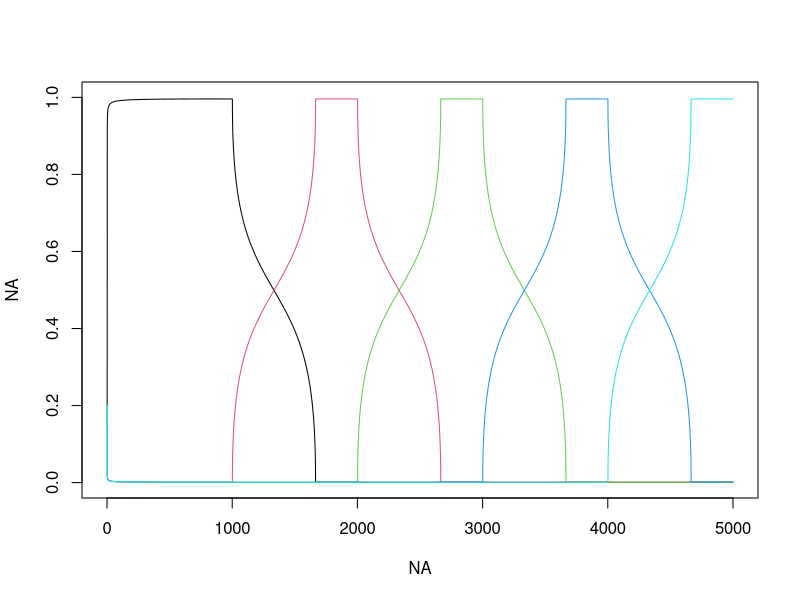
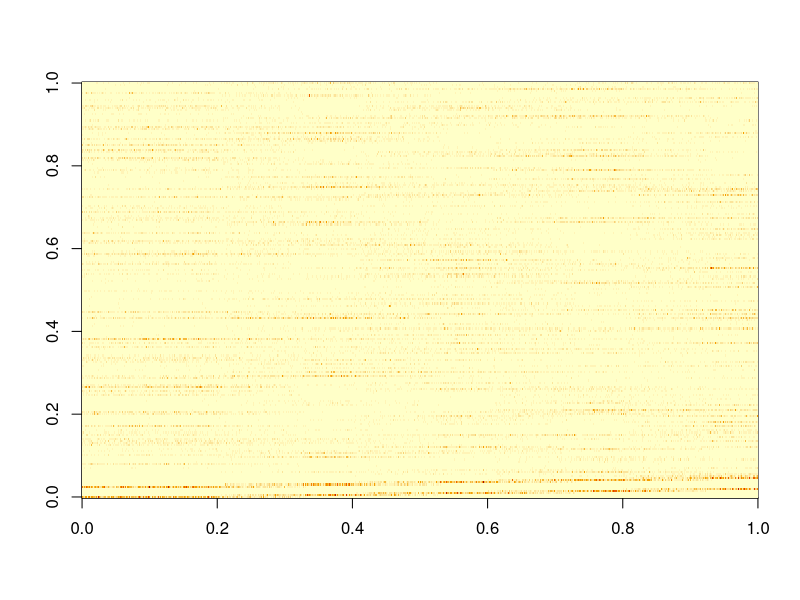
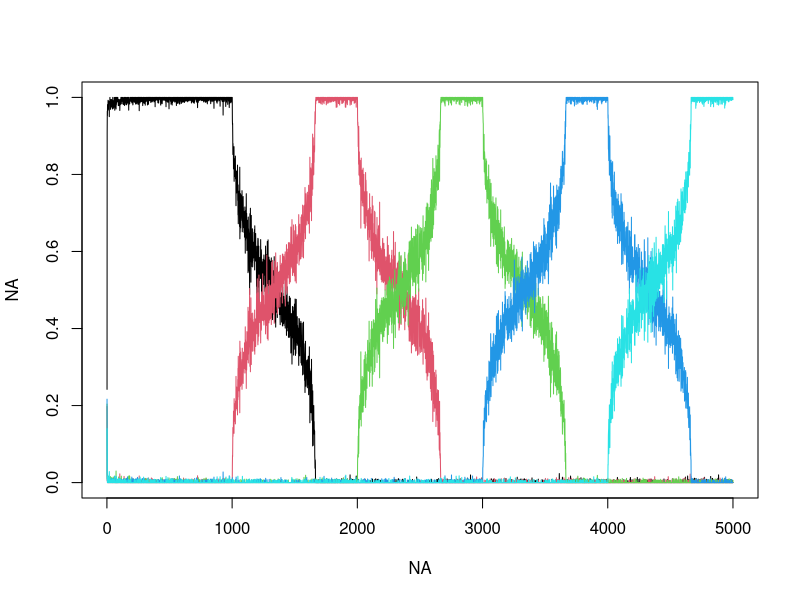
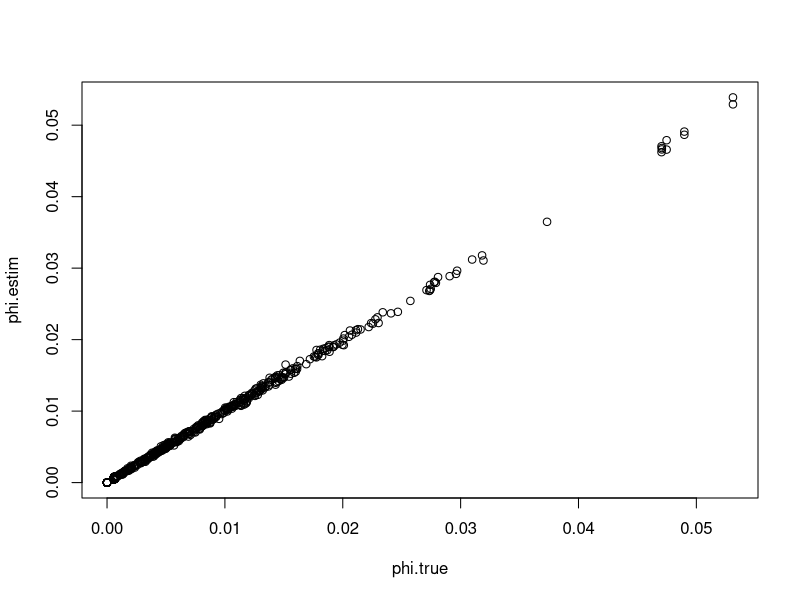

Write the R code that produced these figures, in order. (Note: this script raises an error after producing the figures.)
rm(list=ls(all=TRUE))
set.seed(4)

nloc=5000
nspp=200
ncommun=5
base=floor(nloc/(ncommun-2))

#generate thetas
x=seq(from=-1,to=1,length.out=base)
y=sqrt(1-(x^2))*0.1
min1=0.0001
y[y<min1]=min1
# plot(x,y)
  
init=floor(nloc/ncommun)
seq1=c(seq(from=1,to=nloc,by=init),nloc)
  
theta=matrix(min1,nloc,ncommun)
for (i in 1:ncommun){
  seq2=seq1[i]:(seq1[i]+base-1)
  seq3=seq2[seq2<=nloc]
  theta[seq3,i]=y[1:length(seq3)]
}
theta=theta/matrix(apply(theta,1,sum),nloc,ncommun)
theta.true=theta
  
plot(NA,NA,xlim=c(0,nloc),ylim=c(0,1))
for (i in 1:ncommun) lines(1:nloc,theta[,i],col=i)
  
#generate phi  
tmp=matrix(rnorm(ncommun*nspp,mean=0,sd=2),ncommun,nspp)
tmp[tmp<0.1]=0.1
tmp[,1:(2*ncommun)]=cbind(diag(8,ncommun),diag(8,ncommun))
phi=tmp/matrix(rowSums(tmp),ncommun,nspp)
round(phi[,1:20],2)
table(round(phi,2))

unique(rowSums(phi))
phi.true=phi

#generate actual observations y
nl=floor(runif(nloc,min=100,max=200))
nlk=matrix(NA,nloc,ncommun)
nks=matrix(0,ncommun,nspp)
y=matrix(NA,nloc,nspp)
for (i in 1:nloc){
  nlk[i,]=rmultinom(1,size=nl[i],prob=theta[i,])
  tmp1=rep(0,ncommun)
  for (k in 1:ncommun){
    tmp=rmultinom(1,size=nlk[i,k],prob=phi[k,])
    nks[k,]=nks[k,]+tmp
    tmp1=tmp1+tmp
  }
  y[i,]=tmp1
}
image(y)

#look at stuff to make sure it makes sense
theta.estim=nlk/matrix(nl,nloc,ncommun)
plot(NA,NA,xlim=c(1,nloc),ylim=c(0,1))
for (i in 1:ncommun) lines(1:nloc,theta.estim[,i],col=i)
nlk.true=nlk

phi.estim=nks/matrix(rowSums(nks),ncommun,nspp,)
plot(phi.true,phi.estim)
nks.true=nks

#export results
setwd('U:\\GIT_models\\git_LDA_abundance')
nome=paste('fake data',ncommun,'.csv',sep='')    
colnames(y)=paste('spp',1:nspp,sep='')
rownames(y)=paste('loc',1:nloc,sep='')
write.csv(y,nome)    
